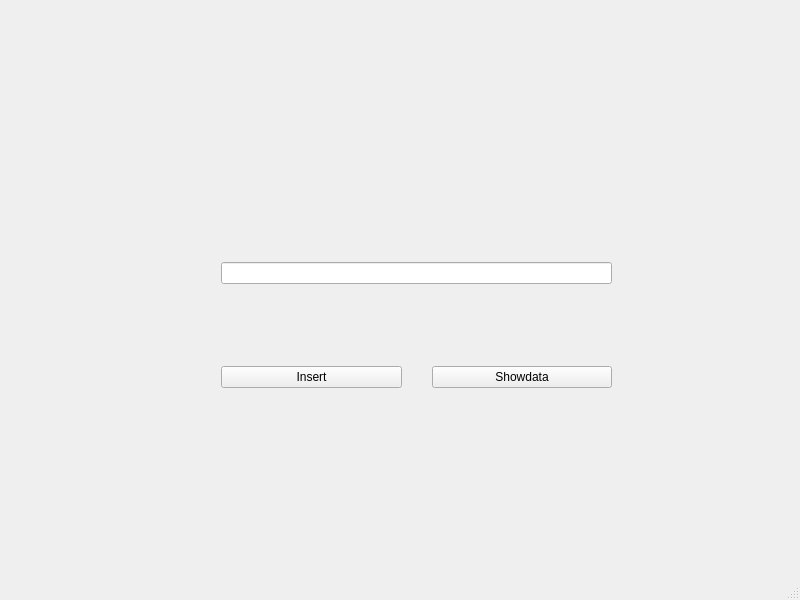
<?xml version="1.0" encoding="UTF-8"?>
<ui version="4.0">
 <class>MainWindow</class>
 <widget class="QMainWindow" name="MainWindow">
  <property name="geometry">
   <rect>
    <x>0</x>
    <y>0</y>
    <width>800</width>
    <height>600</height>
   </rect>
  </property>
  <property name="windowTitle">
   <string>MainWindow</string>
  </property>
  <widget class="QWidget" name="centralwidget">
   <widget class="QWidget" name="">
    <property name="geometry">
     <rect>
      <x>221</x>
      <y>210</y>
      <width>391</width>
      <height>231</height>
     </rect>
    </property>
    <layout class="QVBoxLayout" name="verticalLayout">
     <property name="spacing">
      <number>30</number>
     </property>
     <item>
      <widget class="QLineEdit" name="lineEdit"/>
     </item>
     <item>
      <layout class="QHBoxLayout" name="horizontalLayout">
       <property name="spacing">
        <number>30</number>
       </property>
       <item>
        <widget class="QPushButton" name="pushButton_insert">
         <property name="text">
          <string>Insert</string>
         </property>
        </widget>
       </item>
       <item>
        <widget class="QPushButton" name="pushButton_show">
         <property name="text">
          <string>Showdata</string>
         </property>
        </widget>
       </item>
      </layout>
     </item>
    </layout>
   </widget>
  </widget>
  <widget class="QMenuBar" name="menubar">
   <property name="geometry">
    <rect>
     <x>0</x>
     <y>0</y>
     <width>800</width>
     <height>22</height>
    </rect>
   </property>
  </widget>
  <widget class="QStatusBar" name="statusbar"/>
 </widget>
 <resources/>
 <connections/>
</ui>
